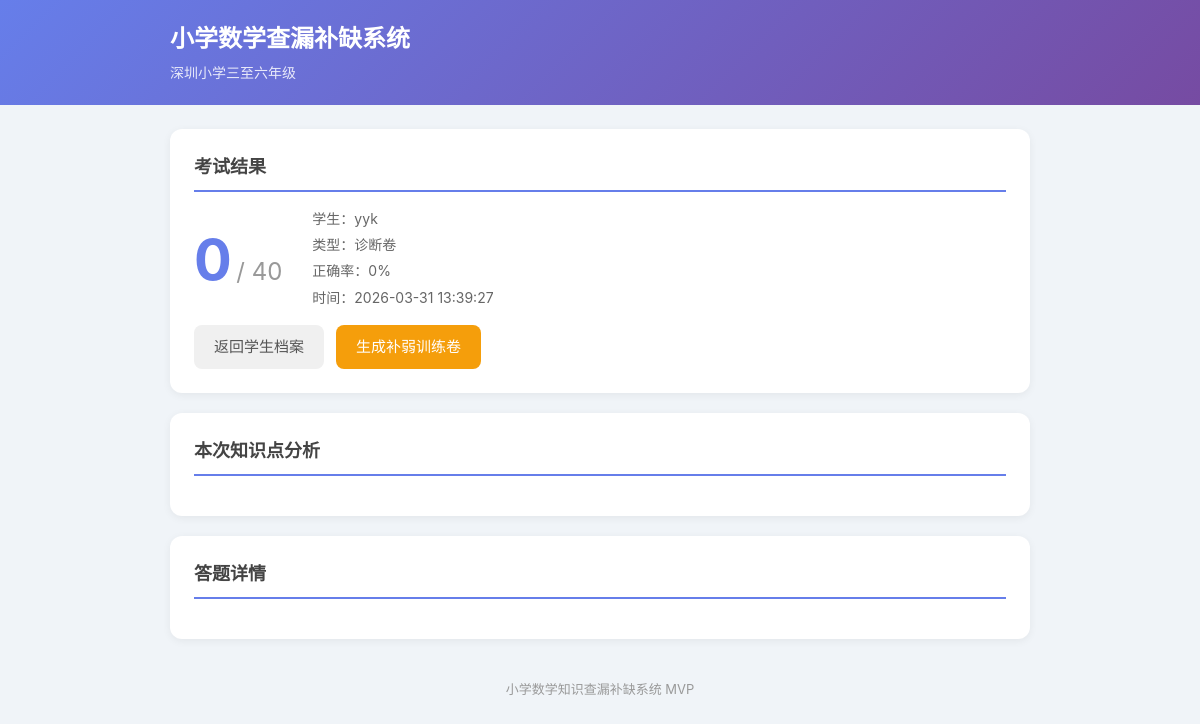
/exam/result/2, run on the app's committed database.
### tables this page shows
CREATE TABLE exams (
            id INTEGER PRIMARY KEY AUTOINCREMENT,
            student_id INTEGER NOT NULL,
            exam_type TEXT NOT NULL,
            score INTEGER NOT NULL DEFAULT 0,
            total INTEGER NOT NULL DEFAULT 0,
            created_at TEXT NOT NULL, question_ids TEXT NOT NULL DEFAULT '[]', submitted_at TEXT,
            FOREIGN KEY (student_id) REFERENCES students(id)
        );

CREATE TABLE students (
            id INTEGER PRIMARY KEY AUTOINCREMENT,
            name TEXT NOT NULL,
            class_name TEXT NOT NULL,
            created_at TEXT NOT NULL
        , grade TEXT NOT NULL DEFAULT '四年级下学期');

### app.py (the view, shortened to what this page needs)
@app.route("/exam/result/<int:exam_id>")
def exam_result(exam_id):
    exam = models.get_exam(exam_id)
    if not exam:
        return redirect(url_for("index"))
    student = models.get_student(exam["student_id"])
    answers = models.get_exam_answers(exam_id)
    kp_summary = {}
    for a in answers:
        kp = a["knowledge_point"]
        if kp not in kp_summary:
            kp_summary[kp] = {"total": 0, "correct": 0}
        kp_summary[kp]["total"] += 1
        kp_summary[kp]["correct"] += a["is_correct"]
    for kp in kp_summary:
        t = kp_summary[kp]["total"]
        c = kp_summary[kp]["correct"]
        kp_summary[kp]["rate"] = round(c / t * 100) if t > 0 else 0
        kp_summary[kp]["weak"] = kp_summary[kp]["rate"] < 60
    all_kp_stats = models.get_student_kp_stats(exam["student_id"])
    return render_template(
        "result.html",
        student=student,
        exam=exam,
        answers=answers,
        kp_summary=kp_summary,
        all_kp_stats=all_kp_stats,
    )

### models.py (called while the page is built, shortened)
def get_db():
    conn = sqlite3.connect(DB_PATH)
    conn.row_factory = sqlite3.Row
    return conn

def get_student(sid):
    conn = get_db()
    row = conn.execute("SELECT * FROM students WHERE id = ?", (sid,)).fetchone()
    conn.close()
    return dict(row) if row else None

def get_exam(exam_id):
    conn = get_db()
    row = conn.execute("SELECT * FROM exams WHERE id = ?", (exam_id,)).fetchone()
    conn.close()
    exam = dict(row) if row else None
    if exam:
        exam["question_ids"] = parse_question_ids(exam.get("question_ids"))
    return exam

def get_exam_answers(exam_id):
    conn = get_db()
    rows = conn.execute(
        "SELECT * FROM answers WHERE exam_id = ? ORDER BY id", (exam_id,)
    ).fetchall()
    conn.close()
    answers = [dict(r) for r in rows]
    for answer in answers:
        answer["options"] = parse_question_ids(answer.get("options_json"))
    return answers

def get_student_kp_stats(student_id):
    conn = get_db()
    rows = conn.execute(
        """SELECT a.knowledge_point,
                  COUNT(*) as total,
                  SUM(a.is_correct) as correct
           FROM answers a
           JOIN exams e ON a.exam_id = e.id
           WHERE e.student_id = ?
           GROUP BY a.knowledge_point""",
        (student_id,),
    ).fetchall()
    conn.close()
    stats = []
    return stats

def parse_question_ids(raw_value):
    if not raw_value:
        return []
    try:
        value = json.loads(raw_value)
    except (TypeError, json.JSONDecodeError):
        return []
    return value if isinstance(value, list) else []

### templates/result.html (shortened to what this page needs)
{% extends "base.html" %}
{% block content %}
<section class="card">
    <h2>考试结果</h2>
    <div class="result-summary">
        <div class="result-score">
            <span class="score-big">{{ exam.score }}</span>
            <span class="score-total">/ {{ exam.total }}</span>
        </div>
        <div class="result-info">
            <p>学生：{{ student.name }}</p>
            <p>类型：{% if exam.exam_type == 'diagnostic' %}诊断卷{% else %}补弱训练卷{% endif %}</p>
            <p>正确率：{{ (exam.score / exam.total * 100)|round|int if exam.total > 0 else 0 }}%</p>
            <p>时间：{{ exam.created_at }}</p>
        </div>
    </div>
    <div class="actions">
        <a href="/student/{{ student.id }}" class="btn">返回学生档案</a>
        <a href="/exam/training/{{ student.id }}" class="btn btn-warning">生成补弱训练卷</a>
    </div>
</section>
<section class="card">
    <h2>本次知识点分析</h2>
</section>
<section class="card">
    <h2>答题详情</h2>
</section>
{% endblock %}

### static/style.css (style rules this page uses)
* { margin: 0; padding: 0; box-sizing: border-box; }
body { font-family: -apple-system, BlinkMacSystemFont, "Segoe UI", "PingFang SC", "Microsoft YaHei", sans-serif; background: #f0f4f8; color: #333; line-height: 1.6; }
.card { background: white; border-radius: 12px; padding: 24px; margin-bottom: 20px; box-shadow: 0 2px 8px rgba(0,0,0,0.06); }
.card h2 { font-size: 18px; margin-bottom: 16px; color: #444; border-bottom: 2px solid #667eea; padding-bottom: 8px; }
.btn { display: inline-block; padding: 10px 20px; border: none; border-radius: 8px; font-size: 15px; cursor: pointer; text-decoration: none; color: #555; background: #f0f0f0; transition: all 0.2s; }
.btn-warning { background: #f59e0b; color: white; }
.actions { display: flex; gap: 12px; flex-wrap: wrap; margin-top: 12px; }
.result-summary { display: flex; align-items: center; gap: 30px; flex-wrap: wrap; }
.result-score { text-align: center; }
.score-big { font-size: 56px; font-weight: 700; color: #667eea; }
.score-total { font-size: 24px; color: #999; }
.result-info p { font-size: 14px; color: #666; margin-bottom: 4px; }

### data on the page
exams: score "0", total "40", total+score "0", created_at "2026-03-31 13:39:27"
students: name "yyk"
